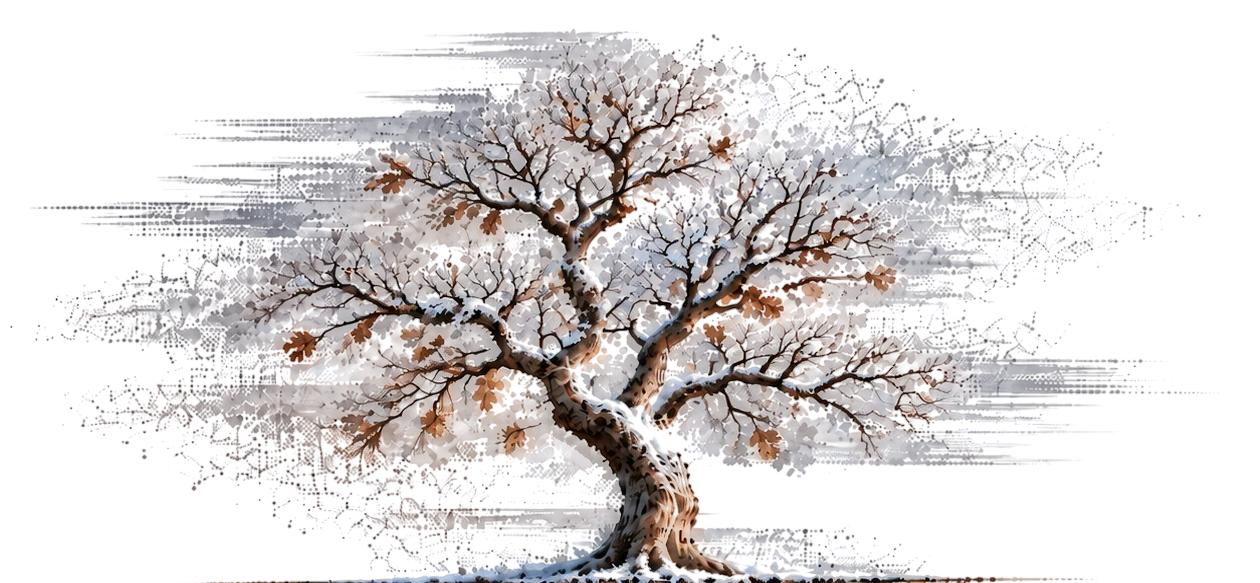
#> input picture tools/retirados/arbol-invierno.r132.webp, 1260 x 583 px, found by its file name
$ python r133-invierno-desnudo.py
#> lines starting #> are read from the running program, lines starting #| are printed output that depends on the picture; after the words box and inside, x2 and y2 are one past the last pixel; in counts of white or black regions, pixels touching at a corner belong together
# Ronda 133 · «en invierno, que se vean menos hojas aún: más tronco y ramas». Del roble de invierno (ronda 66, copia en tools/retirados/arbol-invierno.r132.webp)
# se quitan las masas claras de la copa (manchas gris-nieve y estelas horizontales: claras y sin color) y se conserva la madera: lo oscuro (ramas, ramillas)
# y, entero, lo que está dentro de una estructura gruesa (tronco y brazos: densidad de oscuro alta alrededor). Bordes suaves.
#   uv run --with pillow --with numpy --with scipy python tools/r133-invierno-desnudo.py
import numpy as np
from PIL import Image
from scipy import ndimage as ndi
src = 'tools/retirados/arbol-invierno.r132.webp'
a = np.asarray(Image.open(src).convert('RGBA')).astype(np.float32)
A = a[..., 3] / 255; c = a[..., :3] / 255
#> after `c = a[..., :3] / 255`:
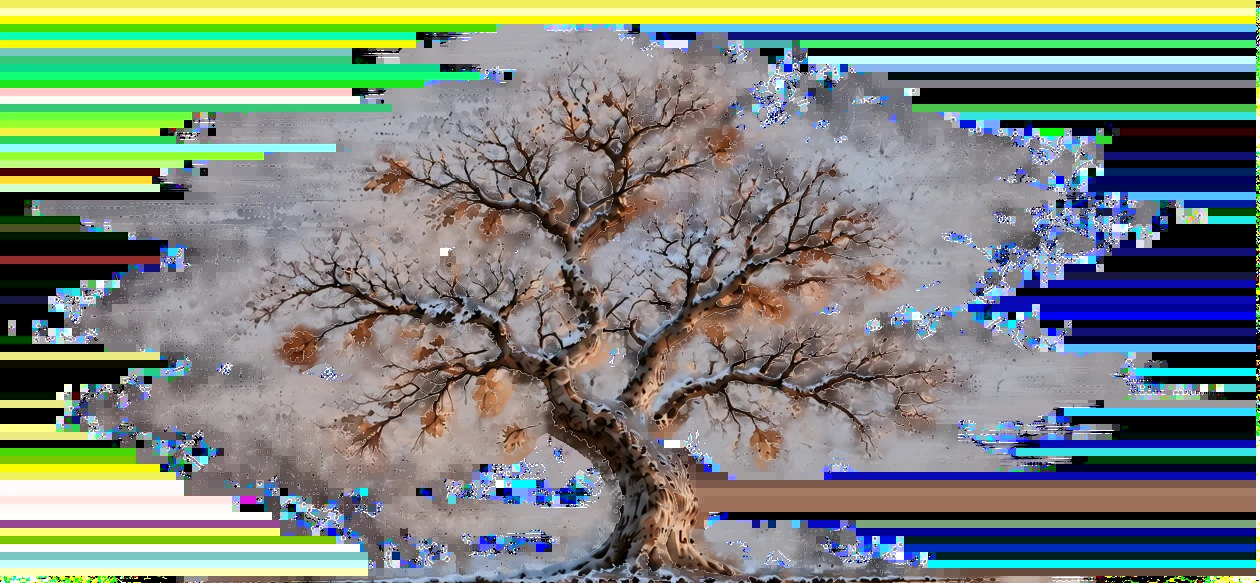
#> c: shape (583, 1260, 3) float32; mean R, G, B 0.484, 0.526, 0.489
L = c @ np.array([.299, .587, .114], np.float32); s = c.max(2) - c.min(2)
#> after `L = c @ np.array([0.299, 0.587, 0.114], np.float32)`:
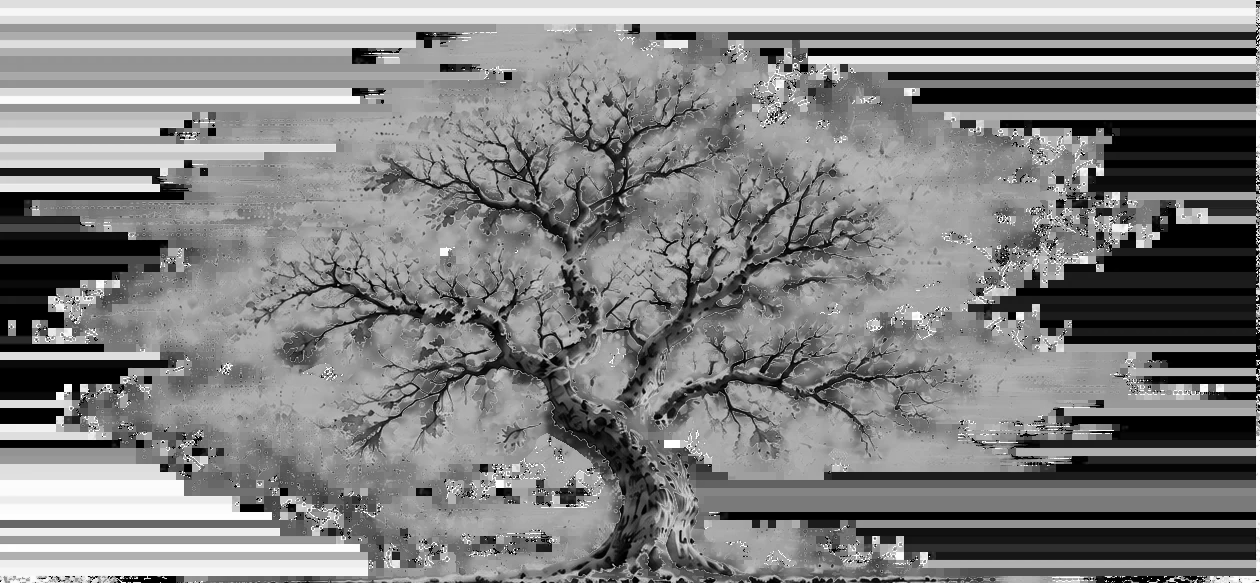
#> L: shape (583, 1260) float32; min 0, max 1, mean 0.509
#> after `s = c.max(2) - c.min(2)`:
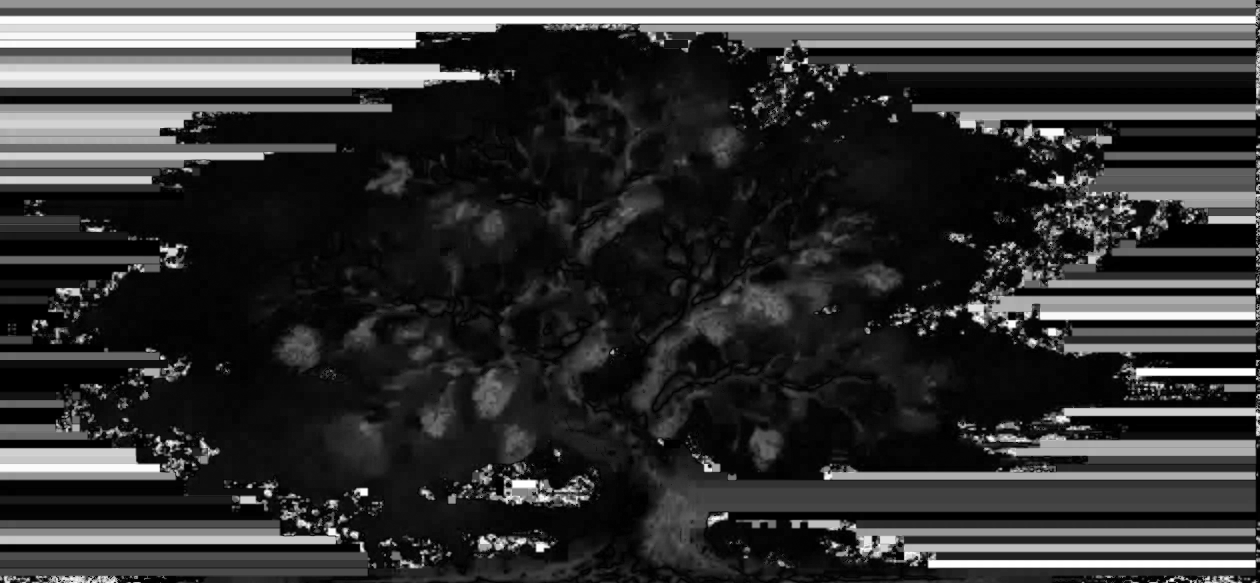
#> s: shape (583, 1260) float32; min 0, max 1, mean 0.209
# madera: oscura (rampa 0.30 → 0.44) o parda saturada y no clara
osc = np.clip((0.44 - L) / 0.14, 0, 1)
parda = np.clip((s - 0.10) / 0.08, 0, 1) * np.clip((0.62 - L) / 0.12, 0, 1)
madera = np.maximum(osc, parda) * (A > 0.15)
# estructura gruesa: densidad de madera en ~13 px → dentro del tronco y los brazos se conserva todo (luces y nieve incluidas)
dens = ndi.uniform_filter(madera, 13)
grueso = np.clip((dens - 0.42) / 0.18, 0, 1)
grueso = ndi.gaussian_filter(ndi.grey_dilation(grueso, size=5), 1.5)
keep = np.maximum(madera, grueso)
keep = ndi.gaussian_filter(keep, 0.7)
keep = np.clip(keep * 1.25, 0, 1)
na = A * keep
# motas sueltas (restos de las estelas y del polvo de la copa): fuera las manchas pequeñas aisladas
lab, n = ndi.label(na > 0.08)
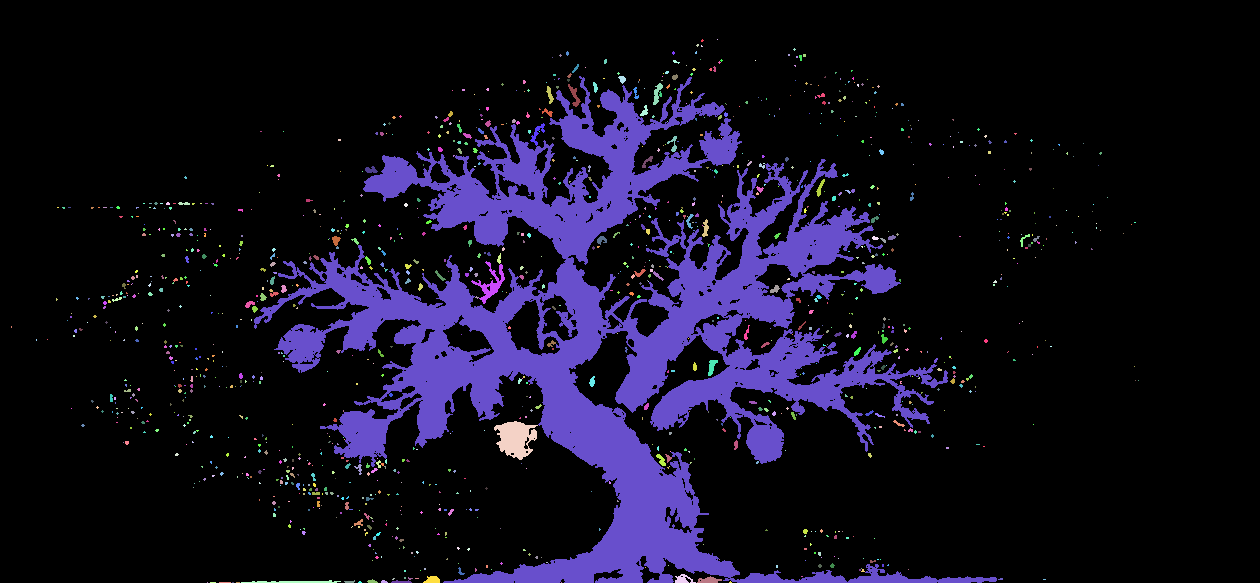
#> lab: shape (583, 1260) int32; 1255 distinct labels, from 0 to 1254; one colour per label, 0 black
#> n = 1254
tam = ndi.sum(np.ones_like(na), lab, index=np.arange(1, n + 1))
#> tam = 1254 values, max 100187 at index 36, min 1 at index 1, mean 88.41
viva = np.concatenate([[0], (tam >= 60).astype(np.float32)])[lab]
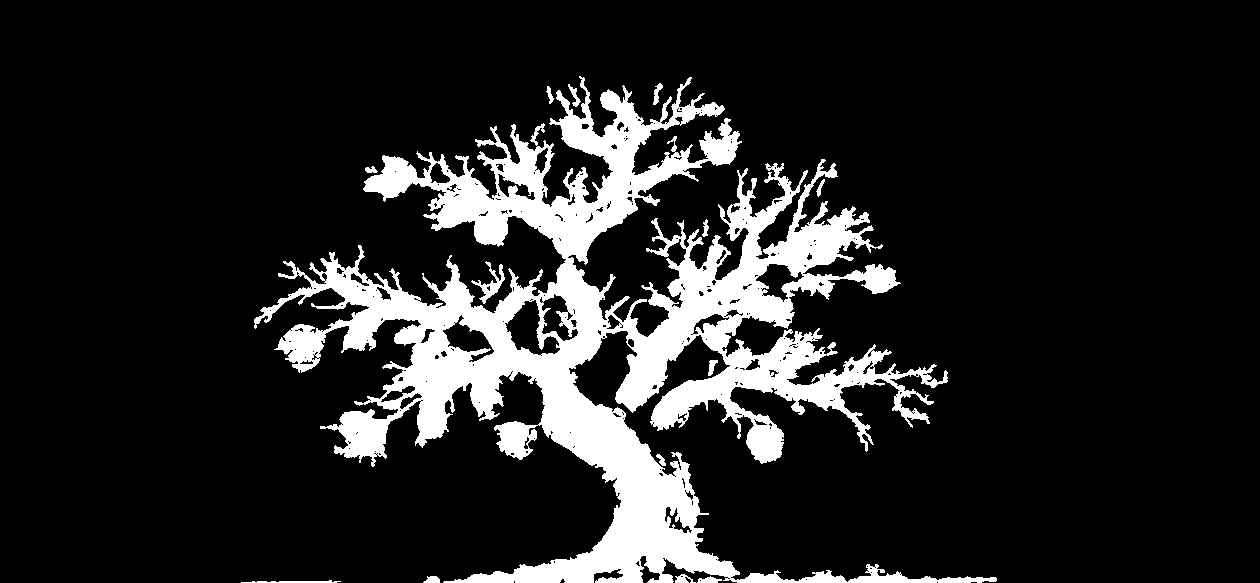
#> viva: shape (583, 1260) float64; values 0 (black) and 1 (white), 14% white; 14 white regions, largest, box (x1, y1, x2, y2) and area: (254, 76, 997, 583) 101433, (471, 261, 505, 304) 407, (241, 580, 341, 583) 177
na = na * ndi.gaussian_filter(np.maximum(viva, (na <= 0.08) * 0), 0.6).clip(0, 1) ** 0.5 * (ndi.grey_dilation(viva, size=3) > 0)
out = np.dstack([a[..., :3], na * 255]).clip(0, 255).astype(np.uint8)
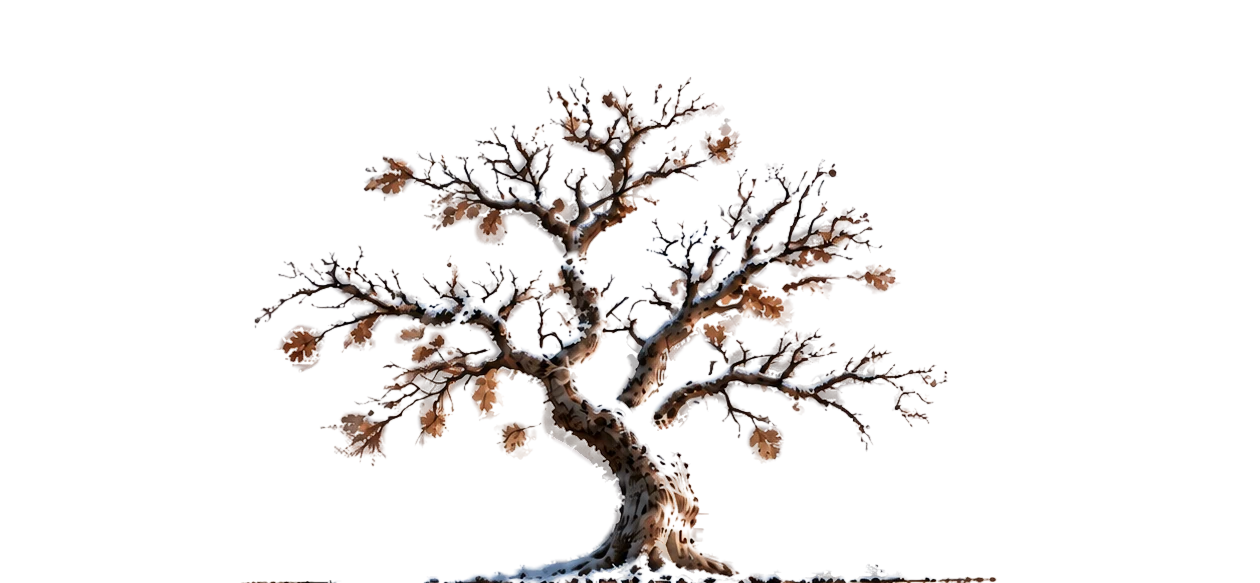
#> out: shape (583, 1260, 4); mean R, G, B, A 123.3, 134.2, 124.8, 24.3; transparent parts drawn white
Image.fromarray(out, 'RGBA').save('public/media/hero/arbol-invierno.webp', quality=92, method=6)
print('cobertura antes', (A > .05).mean().round(3), 'después', (na > .05).mean().round(3))
#| cobertura antes 0.44 después 0.14

$ run again, with tools/retirados/brian-farrell.r193.webp copied over tools/retirados/arbol-invierno.r132.webp
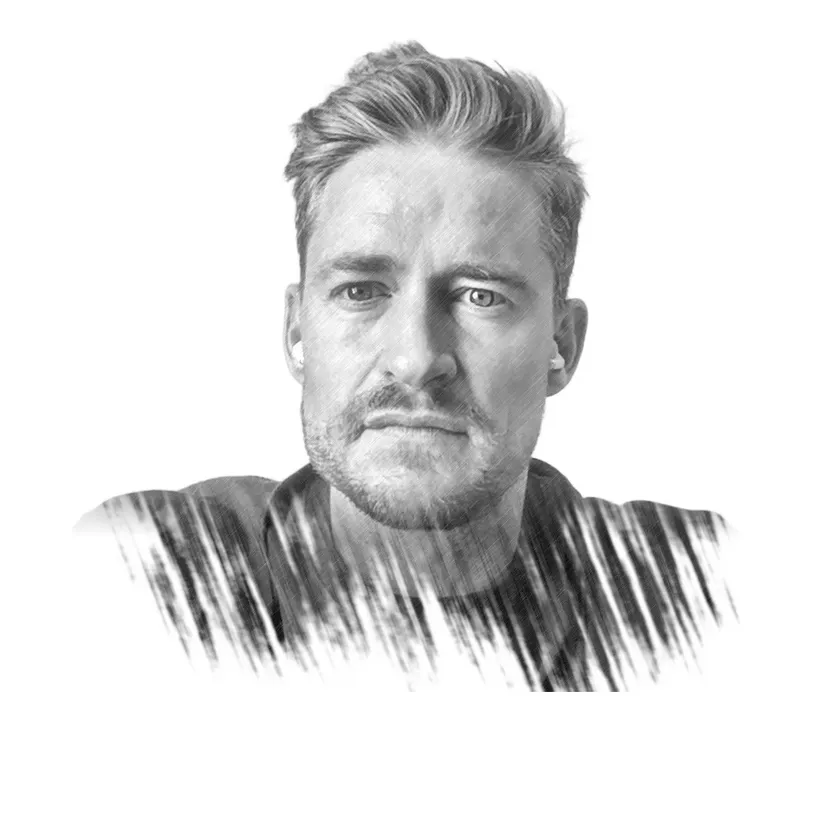
#> input picture tools/retirados/brian-farrell.r193.webp, 840 x 840 px, shrunk from 1254 x 1254 before the run, found by its file name
#> A: shape (840, 840) float32; every value is 1
#> s: shape (840, 840) float32; values 0 (black) and 0.00392 (white), 0.73% white in thin lines or dots, all inside (x1, y1, x2, y2) = (72, 38, 738, 693)
#> parda: shape (840, 840) float32; every value is 0
#> `lab, n = ndi.label(na > 0.08)`:
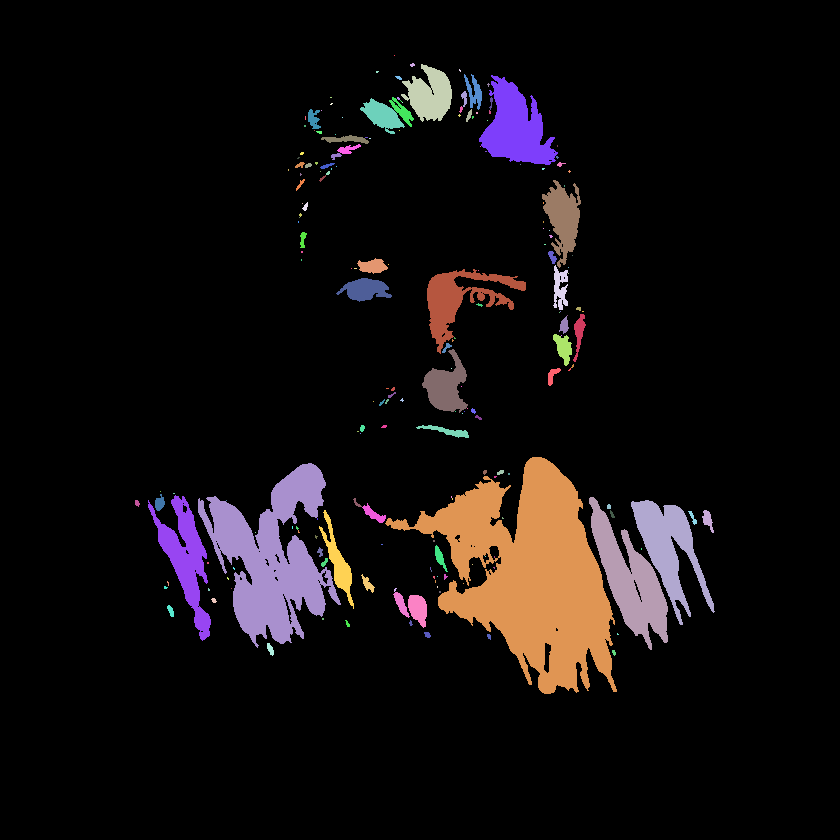
#> lab: shape (840, 840) int32; 198 distinct labels, from 0 to 197; one colour per label, 0 black
#> n = 197
#> tam = 197 values, max 25367 at index 127, min 1 at index 0, mean 352.9
#> viva: shape (840, 840) float64; values 0 (black) and 1 (white), 9.6% white; 33 white regions, largest, box (x1, y1, x2, y2) and area: (385, 457, 617, 694) 25367, (198, 463, 341, 648) 11959, (589, 497, 668, 650) 4871
#> `out = np.dstack([a[..., :3], na * 255]).clip(0, 255).astype(np.uint8)`:
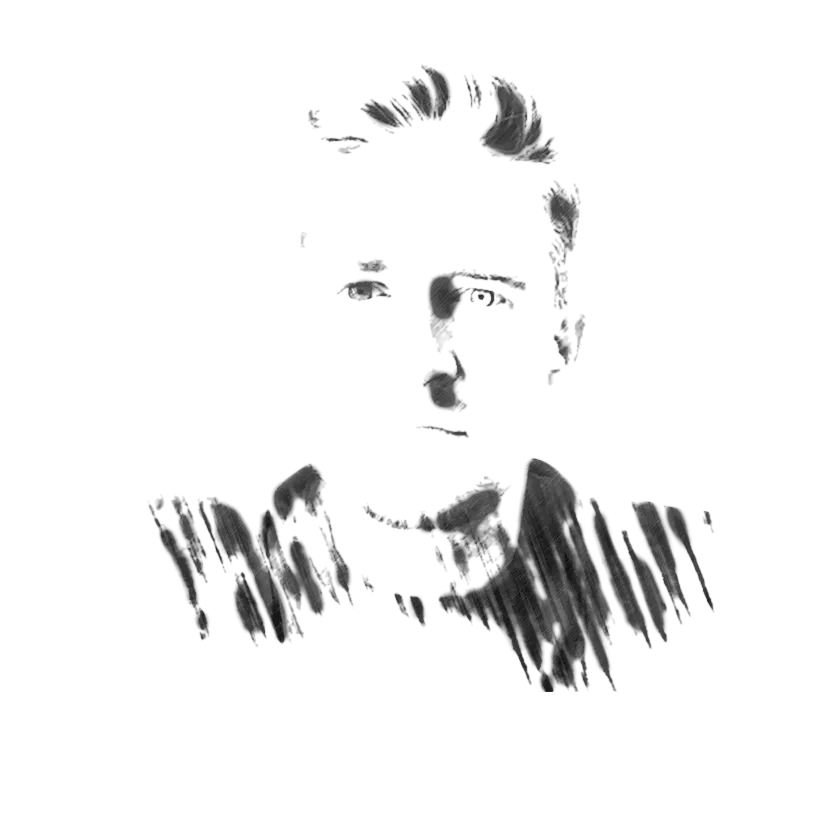
#> out: shape (840, 840, 4); mean R, G, B, A 224.3, 224.3, 224.3, 18; transparent parts drawn white
#| cobertura antes 1.0 después 0.096

$ run again, with tools/retirados/raices-invierno.r132.webp copied over tools/retirados/arbol-invierno.r132.webp
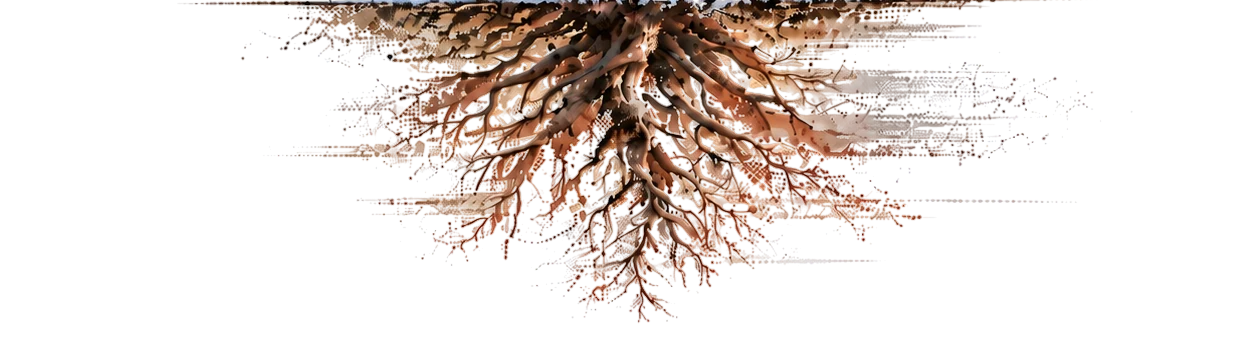
#> input picture tools/retirados/raices-invierno.r132.webp, 1260 x 361 px, found by its file name
#> `lab, n = ndi.label(na > 0.08)`:
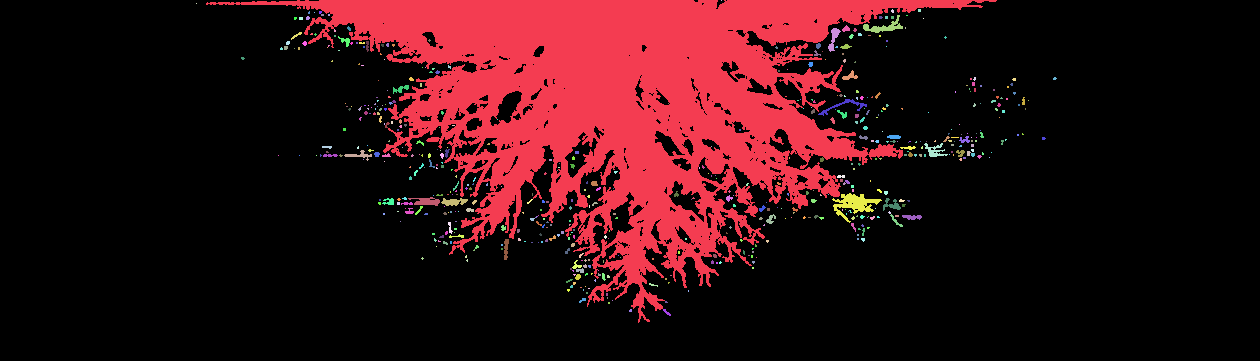
#> lab: shape (361, 1260) int32; 564 distinct labels, from 0 to 563; one colour per label, 0 black
#> n = 563
#> tam = 563 values, max 85181 at index 0, min 1 at index 1, mean 162.2
#> viva: shape (361, 1260) float64; values 0 (black) and 1 (white), 19.2% white; 14 white regions, largest, box (x1, y1, x2, y2) and area: (206, 0, 997, 323) 85181, (832, 193, 882, 223) 577, (863, 15, 903, 33) 240
#> `out = np.dstack([a[..., :3], na * 255]).clip(0, 255).astype(np.uint8)`:
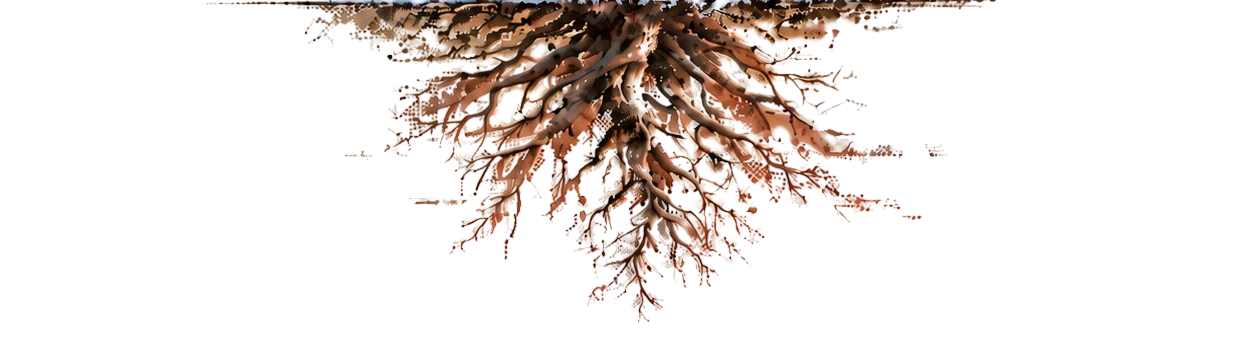
#> out: shape (361, 1260, 4); mean R, G, B, A 117.8, 131.6, 89.3, 38.9; transparent parts drawn white
#| cobertura antes 0.266 después 0.192
